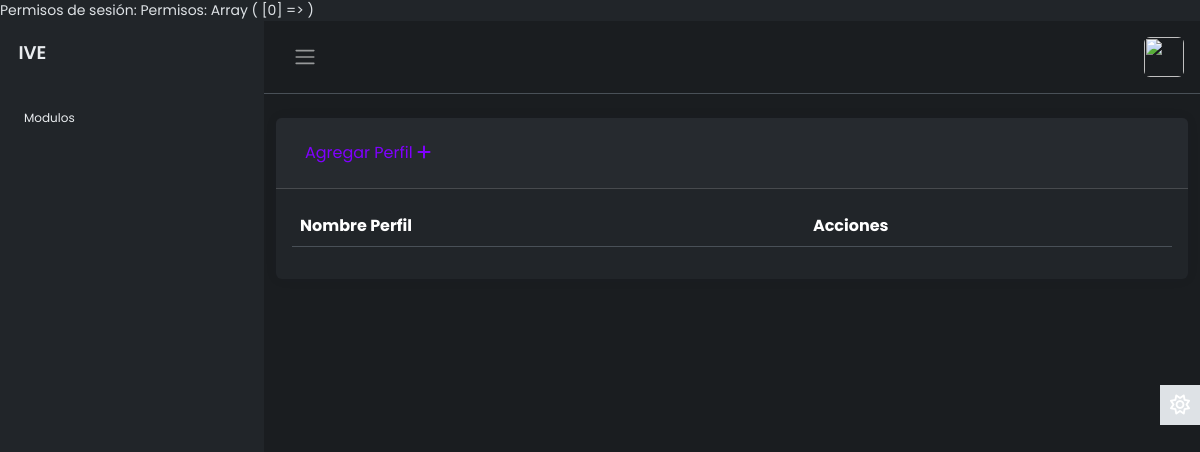
The page /modulos/perfiles/index.php (signed in) on the database as committed earlier.
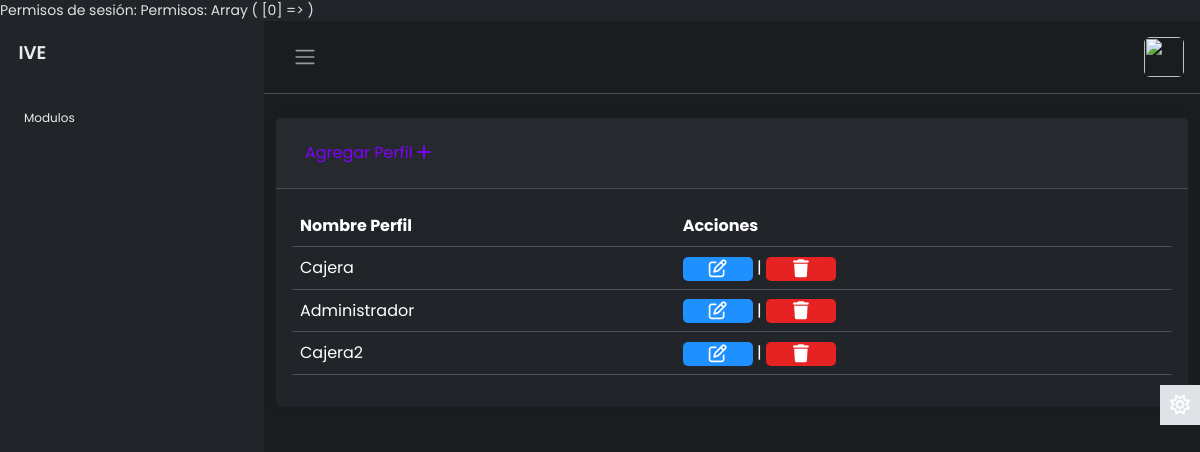
The same page on the database as committed later.
### tables this page shows
CREATE TABLE `Perfiles` (
  `idPerfil` int(11) NOT NULL,
  `NombrePerfil` varchar(50) NOT NULL,
  `Permisos` varchar(500) NOT NULL
);

### modulos/perfiles/MostrarPerfiles.php (the view)
<?php
$sql = "SELECT * FROM perfiles";
$result = $link->query($sql);
if ($result->num_rows > 0) {
    while ($row = $result->fetch_assoc()) { ?>
        <tr>
            <td scope="row"><?php echo $row['NombrePerfil'] ?></td>
            <td>
                <a name="btneditar" id="btneditar" class="btn edit" href="EditarUsuario.php?txtID=<?php echo $row['idPerfil']; ?>" role="button"><i class="fa-regular fa-pen-to-square"></i></a>
                <span>|</span>
                <a class="btn delete" href="javascript:void(0);" onclick="borrar(<?php echo $row['idPerfil']; ?>, '<?php echo $row['nombre']; ?>')" role="button"><i class="fa-solid fa-trash"></i></a>
            </td>
        </tr>
<?php
    }
 } else {
        $Resultado .= "<tr><td colspan='3'>No se encontraron registros.</td></tr>";
}
?>

### layout/top.php (shortened to what this page needs)
<?php
$permisos = explode(",", $_SESSION["permisos"]);
echo "Permisos: ";
print_r($permisos);
?>
<!DOCTYPE html>
<html lang="en" data-bs-theme="dark">
<head>
    <link href="https://cdn.jsdelivr.net/npm/bootstrap@5.3.3/dist/css/bootstrap.min.css" rel="stylesheet">
    <link rel="stylesheet" href="https://cdnjs.cloudflare.com/ajax/libs/font-awesome/6.4.2/css/all.min.css" />
    <link rel="stylesheet" href="http://localhost/layout/style.css">
    <link rel="stylesheet" href="http://localhost/layout/buttons.css">
    <link href="https://cdn.jsdelivr.net/npm/vanilla-datatables@latest/dist/vanilla-dataTables.min.css" rel="stylesheet" type="text/css">
</head>
<body>
    <div class="wrapper">
        <aside id="sidebar" class="js-sidebar">
            <div class="h-100">
                <div class="sidebar-logo">
                    <a href="/ivephp">IVE</a>
                </div>
                <ul class="sidebar-nav">
                    <li class="sidebar-header">
                        Modulos
                    </li>
                </ul>
            </div>
        </aside>
        <div class="main">
            <nav class="navbar navbar-expand px-3 border-bottom">
                <button class="btn" id="sidebar-toggle" type="button">
                    <span class="navbar-toggler-icon"></span>
                </button>
                <div class="navbar-collapse navbar">
                    <ul class="navbar-nav">
                        <li class="nav-item dropdown">
                            <a href="#" data-bs-toggle="dropdown" class="nav-icon pe-md-0">
                                <img src="" class="avatar img-fluid rounded" alt="">
                            </a>
                        </li>
                    </ul>
                </div>
            </nav>

### modulos/perfiles/index.php (shortened to what this page needs)
<?php
require("../../config/dbcontext.php");
include("../../layout/top.php");
?>
<div class="container">
    <div class="row justify-content-center">
        <div class="col-sm-">
            <div class="card border-0 mt-4 ">
                <div class="card-header">
                    <a class="btn mt-2 mb-2 btn-hover-gray" href="AltaPerfil.php" role="button" style="color: #8000ff">Agregar Perfil <i class="fa-solid fa-plus"></i></a>
                </div>
                <div class="card-body">
                    <div class="table-responsive-sm">
                        <table class="table" id="tabla_id">
                            <thead>
                                <tr>
                                    <th scope="col">Nombre Perfil</th>
                                    <th>Acciones</th>
                                </tr>
                            </thead>
                            <tbody>
                                <?php include("./MostrarPerfiles.php") ?>
                            </tbody>
                        </table>
                    </div>
                </div>
            </div>
        </div>
    </div>
</div>
<?php
include("../../layout/foot.php");
?>

### layout/foot.php (shortened to what this page needs)
<a href="#" class="theme-toggle">
    <i class="fa-regular fa-sun"></i>
</a>
</div>
</div>
</body>
</html>

### layout/style.css (style rules this page uses)
body { font-family: 'Poppins', sans-serif; font-size: 0.875rem; opacity: 1; overflow-y: scroll; margin: 0; }
a { cursor: pointer; text-decoration: none; font-family: 'Poppins', sans-serif; }
li { list-style: none; }
.wrapper { align-items: stretch; display: flex; width: 100%; }
#sidebar { max-width: 264px; min-width: 264px; background: var(--bs-dark); transition: all 0.35s ease-in-out; }
.main { display: flex; flex-direction: column; min-height: 100vh; min-width: 0; overflow: hidden; transition: all 0.35s ease-in-out; width: 100%; background: var(--bs-dark-bg-subtle); }
.sidebar-logo { padding: 1.15rem; }
.sidebar-logo a { color: #e9ecef; font-size: 1.15rem; font-weight: 600; }
.sidebar-nav { flex-grow: 1; list-style: none; margin-bottom: 0; padding-left: 0; margin-left: 0; }
.sidebar-header { color: #e9ecef; font-size: .75rem; padding: 1.5rem 1.5rem .375rem; }
.avatar { height: 40px; width: 40px; }
.navbar-expand .navbar-nav { margin-left: auto; }
.card { box-shadow: 0 0 .875rem 0 rgba(34, 46, 60, .05); margin-bottom: 24px; }
.theme-toggle { position: fixed; top: 50%; transform: translateY(-65%); text-align: center; z-index: 10; right: 0; left: auto; border: none; background-color: var(--bs-body-color); }
html[data-bs-theme="dark"] .theme-toggle .fa-sun, html[data-bs-theme="light"] .theme-toggle .fa-moon { cursor: pointer; padding: 10px; display: block; font-size: 1.25rem; color: #FFF; }

### layout/buttons.css (style rules this page uses)
.btn.delete { font-family: "Robot", sans-serif; font-size: 18px; font-weight: bold; background-color:#e62222; width: 70px; padding: 2px; text-align: center; text-decoration: none; text-transform: uppercase; color: #fff; border-radius: 5px; cursor: pointer; box-shadow: 0 0 10px rgba(0,0,0 0.1); -webkit-transition-duration: 0.3s; transition-duration: 0.3s; -webkit-transition-property: box-shadows, transform; transition-property: box-shadow, transform; }
.btn.edit { font-family: "Robot", sans-serif; font-size: 18px; font-weight: bold; background:#1E90FF; width: 70px; padding: 2px; text-align: center; text-decoration: none; text-transform: uppercase; color: #fff; border-radius: 5px; cursor: pointer; box-shadow: 0 0 10px rgba(0,0,0 0.1); -webkit-transition-duration: 0.3s; transition-duration: 0.3s; -webkit-transition-property: box-shadows, transform; transition-property: box-shadow, transform; }

Rows that differ between the two databases and show on the page:
added perfiles: NombrePerfil "Cajera"
added perfiles: NombrePerfil "Administrador"
added perfiles: NombrePerfil "Cajera2"
